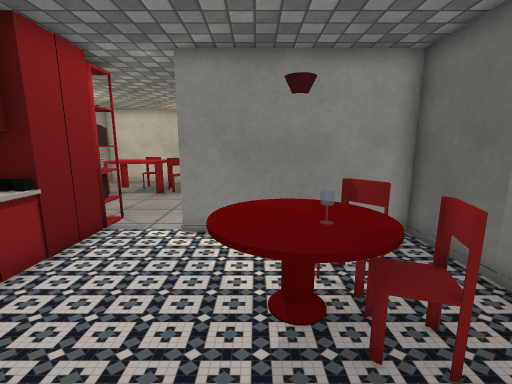
view 1 (above)

15 first-person views from a walk through a 3-D level made in the Unity game engine. The camera is 1.3 m above the floor, tilts 10° down and sees 90° across. The floor is counted in squares, 0.5 m on a side. Each view is taken from the middle of a square. On the plan, view 1 faces up. The plan holds only what a view shows up to about 18 squares ahead; the rest is blank. The place goes on beyond the plan. The player is left out. Some surface patterns are stand-ins.

view 2
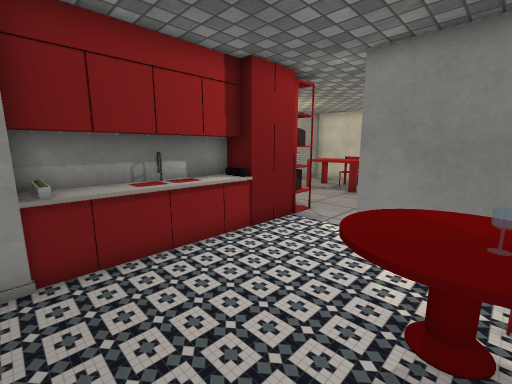

view 3
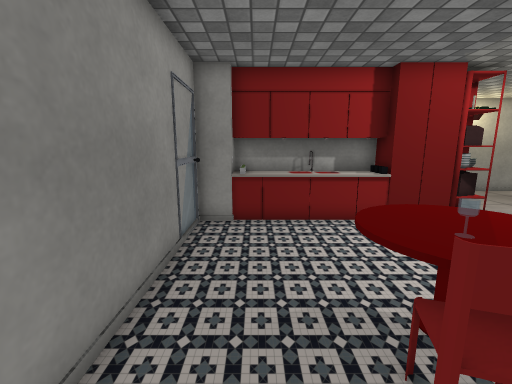

view 4
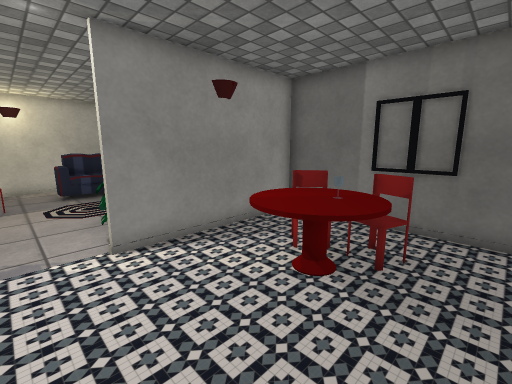

view 5
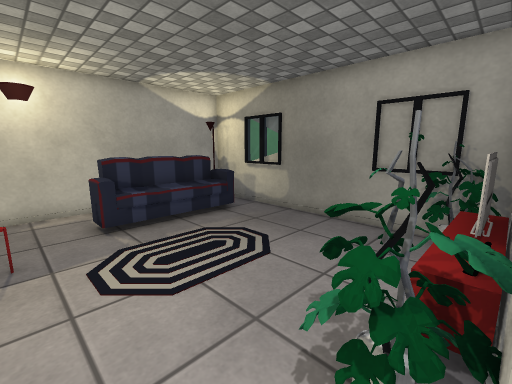

view 6
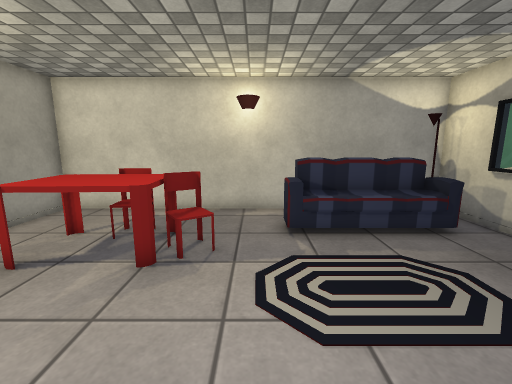

view 7
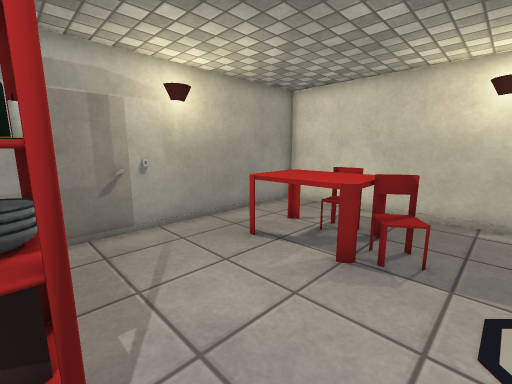

view 8
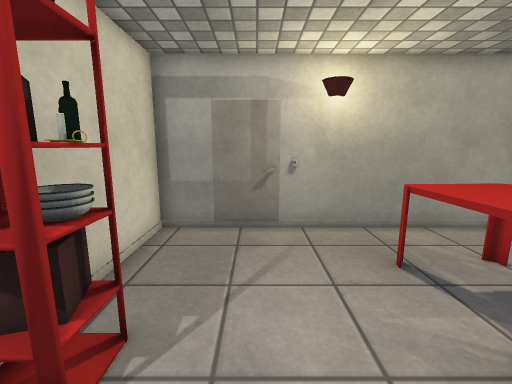

view 9
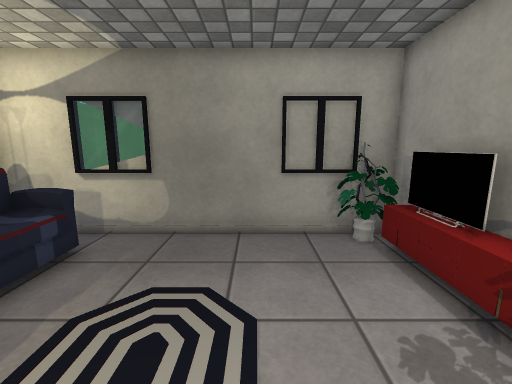

view 10
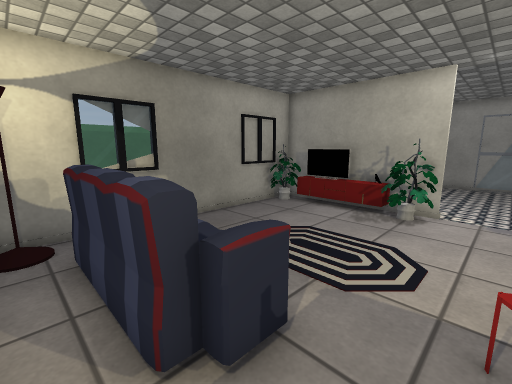

view 11
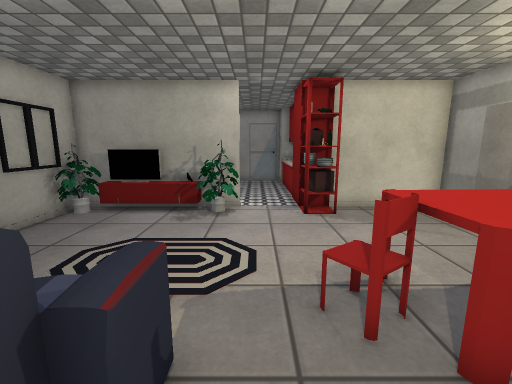

view 12
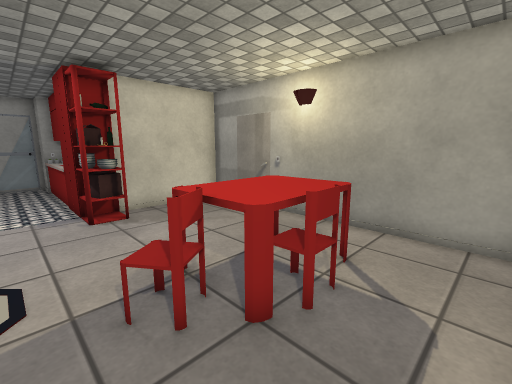

view 13
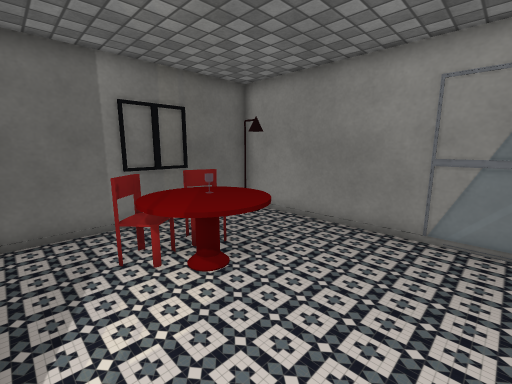

view 14
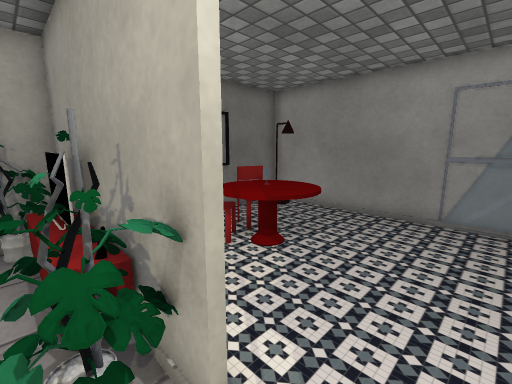

view 15
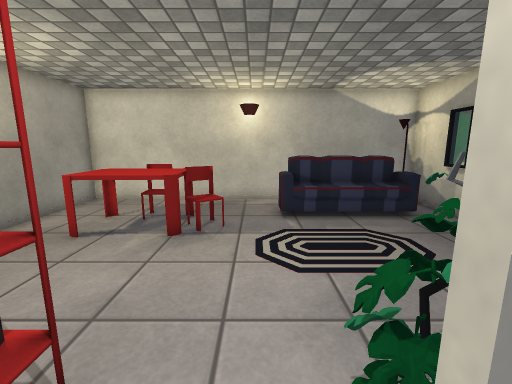

### Floor plan
Key: @ floor where view 1 was taken; # wall or solid block; x gap in a wall; . floor; = window, fence, low wall or low ledge; ^ raised ledge; O other object.
Columns run from 11 left of view 1 to 5 right of it. Each row starts with its distance up from view 1.
 20 ################
 19 #.............=#
 18 #........#^^^^=##
 17 #..#^#...^^^^^^ #
 16 #..^^^#..=^^^^x #
 15 #..^^^O.........#
 14 #..^^^=.........#
 13 #...............#
 12 #...............#
 11 #.............. #
 10 #.........=....##
  9 #....##..##OOOO##
  8 #######..##OOO###
  7      ##.........#
  6      ##.........#
  5      #=....^^^#.#
  4      #=...^^^^#.#
  3      #=...=^^##.#
  2      #=.........#
  1      #=.........#
  0      ##....@.. ##
 -1       #=########

Positions as (right, up) in squares from view 1, and headings:
1: (0, 0), facing up
2: (1, 0), facing up-left
3: (4, 1), facing left
4: (-4, 1), facing up-right
5: (-4, 8), facing up-right
6: (-3, 9), facing up
7: (-3, 9), facing up-left
8: (-3, 11), facing left
9: (-3, 12), facing right
10: (-4, 19), facing down-right
11: (-3, 19), facing down
12: (-3, 19), facing down-left
13: (-4, 7), facing down-right
14: (-4, 9), facing down-right
15: (-3, 7), facing up
